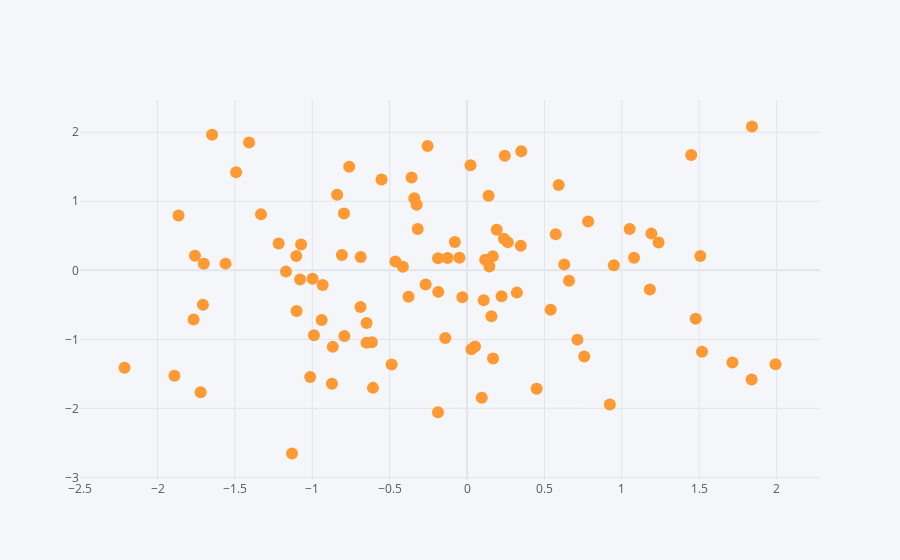

The code cell stored with this chart in its notebook:
### Code cell
df.iplot(kind = 'scatter', x = 'A', y= 'B', mode='markers')
